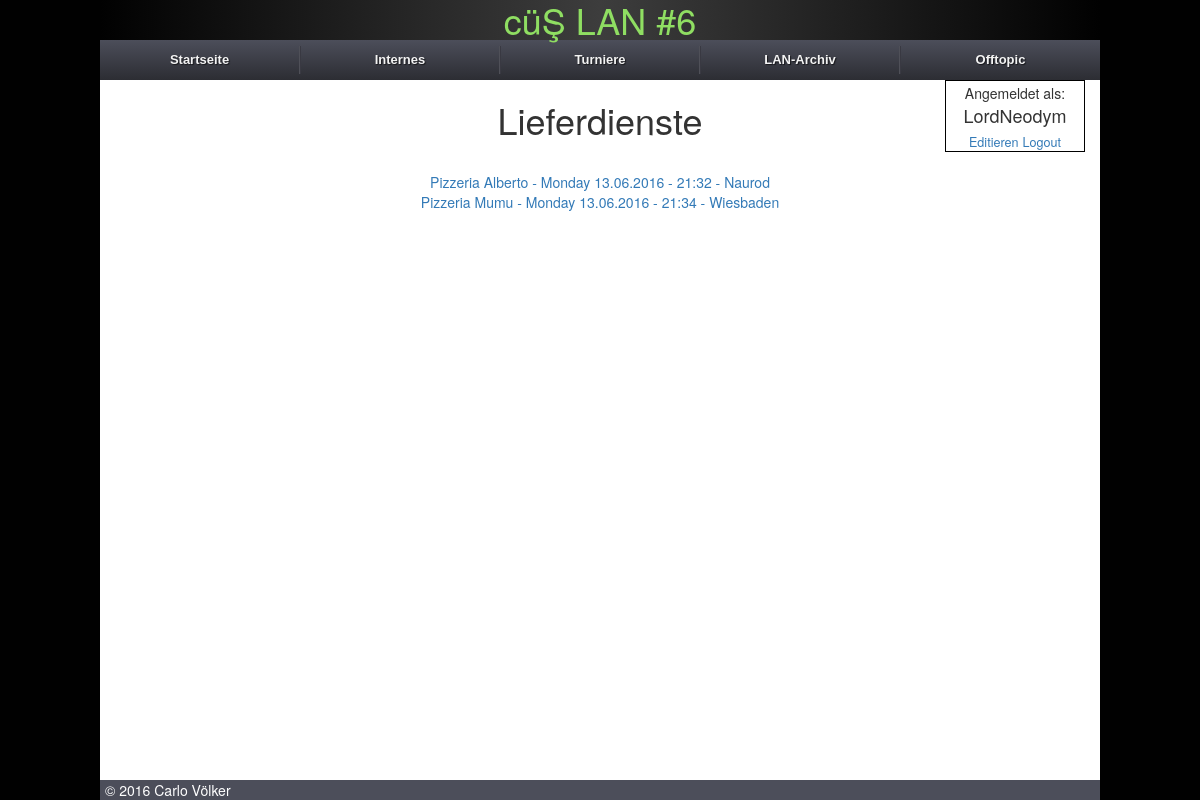
Screenshot of /off-topic/menu/ (signed in) with the database file from the repository.
### core/models.py (models this page shows, shortened)
class UserExtension(models.Model):
    user = models.OneToOneField(User, on_delete=models.CASCADE)
    birthdate = models.DateField(verbose_name="Geburtstag", null=True, blank=True)
    avatar = models.ImageField(verbose_name="Avatar", upload_to="user_avatar", blank=True, null=True)
    seat = models.CharField(verbose_name="Sitzplatz", max_length=63, null=True, blank=True)
    ip = models.GenericIPAddressField(verbose_name="IP-Adresse", null=True, blank=True)
    participated_lans = models.ManyToManyField(IntranetMeta, verbose_name="Teilgenommene LANs", blank=True, related_name="user_lan")
    @property
    def shortenName(self):
        if len(self.user.username) > 12:
            return "{0}...".format(self.user.username[:13])
        return self.user.username
    class Meta:
        verbose_name = "Zusätzliche Angaben"
        verbose_name_plural = "Zusätzliche Angaben"
        app_label = "core"

class MenuOrder(models.Model):
    description = models.CharField(verbose_name="Name",max_length=255, null=False, blank=False, default="Pizzeria")
    timestamp = models.DateTimeField(verbose_name="Datum", null=False, blank=False)
    venue = models.CharField(verbose_name="Ort", max_length=255, null=True, blank=True)
    locked = models.BooleanField(verbose_name="Bestellung sperren?", default=False)
    def __unicode__(self):
        formatedTime = self.timestamp.strftime("%A %d.%m.%Y - %H:%M")
        if self.venue:
            return u"%s - %s - %s" % (self.description, formatedTime, self.venue)
        return u"%s - %s" % (self.description, formatedTime)
    class Meta:
        verbose_name = "Bestellung"
        verbose_name_plural = "Bestellungen"
        ordering = ['-timestamp']
        app_label = "core"

### core/views.py (the view)
# urls.py: url(r'^off-topic/menu/$', views.menu, name='menu'),
@login_required(login_url="/login/")
def menu(request):
    context = RequestContext(request)
    content = {}
    orders = MenuOrder.objects.all().order_by('id')
    content['orders'] = orders
    return render_to_response('menu.html', content, context_instance=context)

### core/context_processors.py (called while the page is built)
def intranet_processor(request):
    content = {}
    activeMeta = IntranetMeta.objects.filter(active=True)
    if activeMeta:
        lan_name = activeMeta[0]
    else:
        lan_name = IntranetMeta.objects.all().order_by("-lan_id")[0]
    content['lan_name'] = lan_name
    lanparties = IntranetMeta.objects.all().exclude(id=lan_name.id)
    content['lanparties'] = lanparties
    rules = Rules.objects.all()
    content['rules'] = rules
    games = Game.objects.filter(match_game__lan=lan_name).exclude(match_game=None)
    content['games'] = games
    return content

### core/templatetags/helper.py (called while the page is built)
@register.filter
def shortenString(value):
    if len(value) > 18:
        return value[:15] + "..."
    return value

### core/templates/menu.html (shortened to what this page needs)
{% extends "base.html" %}
{% load staticfiles %}
{% load thumbnail %}
{% load helper %}
{% block headline %}
    <h1>Lieferdienste</h1>
{% endblock %}
{% block body %}
<div class="content" id="image_page">
    <div class="menu_content">
        <ul>
        {% for order in orders %}
            <li><a href="{% url 'menu_order' order.id %}">{{ order }}</a></li>
        {% empty %}
            <span>Zurzeit keine Bestellliste erstellt.</span>
        {% endfor %}
        </ul>
    </div>
</div>
{% endblock %}

### core/templates/base.html (shortened to what this page needs)
<!DOCTYPE html>
{% load staticfiles %}
{% load helper %}
{% load thumbnail %}
<html lang="de">
    <head>
        <link rel="stylesheet" type="text/css" href="{% static 'css/jquery.bracket.min.css' %}">
        <link rel="stylesheet" type="text/css" href="{% static 'css/bootstrap.min.css'%}">
        <link rel="stylesheet" type="text/css" href="{% static 'css/bootstrap-theme.min.css'%}">
        <link rel="stylesheet" type="text/css" href="{% static 'css/screen.css' %}">
        <link rel="stylesheet" type="text/css" href="{% static 'css/drop_down_menu.css' %}">
        <link rel='stylesheet' type="text/css" href="{% static 'unitegallery/css/unite-gallery.css' %}">
    </head>
    <body>
        <div class="header_banner">
            <h1>{{ lan_name.name }}</h1>
        </div>
        <ul class="menu">
            <li><a href="/">Startseite</a></li>
            <li><a href="#">Internes</a>
            </li>
            <li class="menu-tournaments"><a href="#">Turniere</a>
            </li>
            <li><a href="#">LAN-Archiv</a>
            </li>
            <li><a href="#">Offtopic</a>
            </li>
        </ul>
        <div class="site-header row">
            <div class="col-sm-2"></div>
            <div class="site-header-headline col-sm-8">
                {% block headline %}
                {% endblock %}
            </div>
            <div class="col-sm-2">
                {% if user.is_authenticated %}
                    <div class="username_header">
                        <h5>Angemeldet als:</h5>
                        <h4>{{ user.userextension.shortenName }}</h4>
                        <a href="/edit_profile">Editieren</a>
                        <a href="/logout">Logout</a>
                    </div>
                {% else %}
                    <div class="username_header login">
                        <a href="/register">Registrieren</a>
                        <a href="/login">Login</a>
                    </div>
                {% endif %}
            </div>
        </div>
        {% block body %}
        {% endblock %}
        <footer>
            <div class="left">&copy; {% now "Y" %} Carlo Völker</div>
        </footer>
    </body>
</html>

### core/static/css/screen.css (style rules this page uses)
html { background: #010101; height: 100%; }
body { max-width: 1000px; margin: 0 auto; min-height: 100%; position: relative; font-family: "Helvetica Neue", Arial, sans-serif; padding-bottom: 6rem; }
.site-header { margin: 0 auto! important; text-align: center; }
ul { padding: 0; list-style-type: none; }
.header_banner { text-align: center; color: #8fde62; background: rgb(61,61,61); background: -moz-linear-gradient(-45deg, rgba(61,61,61,1) 0%, rgba(1,1,1,1) 50%, rgba(61,61,61,1) 100%); background: -webkit-gradient(linear, left top, right bottom, color-stop(0%,rgba(61,61,61,1)), color-stop(50%,rgba(1,1,1,1)), color-stop(100%,rgba(61,61,61,1))); background: -webkit-linear-gradient(-45deg, rgba(61,61,61,1) 0%,rgba(1,1,1,1) 50%,rgba(61,61,61,1) 100%); background: -o-linear-gradient(-45deg, rgba(61,61,61,1) 0%,rgba(1,1,1,1) 50%,rgba(61,61,61,1) 100%); background: -ms-linear-gradient(-45deg, rgba(61,61,61,1) 0%,rgba(1,1,1,1) 50%,rgba(61,61,61,1) 100%); background: linear-gradient(90deg, #010101 0%, #3D3D3D 50%, #010101 100%); filter: progid:DXImageTransform.Microsoft.gradient( startColorstr='#3d3d3d', endColorstr='#1b1b1b',GradientType=1 ); }
.header_banner > h1 { margin: 0 !important; }
.top_menu>a { cursor: default; }
.username_header { float: right; width: 140px; border: 1px solid #000; text-align: center; }
.username_header * { margin: 5px 0 !important; }
.username_header > a { font-size: 0.9em; }
.content { position: relative; text-align: center; width: 60%; left: 20%; margin-top: 20px; }
footer { background-color: #4C4E5A; color: #FFF; width: 100%; bottom: 0; position: absolute; padding-left: 5px; }

### core/static/css/drop_down_menu.css (style rules this page uses)
.menu, .menu ul, .menu li, .menu a { margin: 0; padding: 0; border: none; outline: none; text-align: center; }
.menu { height: 40px; width: 100%; display: table; table-layout: fixed; background: #4c4e5a; background: -webkit-linear-gradient(top, #4c4e5a 0%,#2c2d33 100%); background: -moz-linear-gradient(top, #4c4e5a 0%,#2c2d33 100%); background: -o-linear-gradient(top, #4c4e5a 0%,#2c2d33 100%); background: -ms-linear-gradient(top, #4c4e5a 0%,#2c2d33 100%); background: linear-gradient(top, #4c4e5a 0%,#2c2d33 100%); }
.menu li { position: relative; list-style: none; display: block; height: 40px; z-index: 9999; }
.menu > li { display: table-cell; }
.menu li a { display: block; padding: 0 14px; margin: 6px 0; line-height: 28px; text-decoration: none; border-left: 1px solid #393942; border-right: 1px solid #4f5058; font-family: Helvetica, Arial, sans-serif; font-weight: bold; font-size: 13px; color: #f3f3f3; text-shadow: 1px 1px 1px rgba(0,0,0,.6); -webkit-transition: color .2s ease-in-out; -moz-transition: color .2s ease-in-out; -o-transition: color .2s ease-in-out; -ms-transition: color .2s ease-in-out; transition: color .2s ease-in-out; }
.menu li:first-child a { border-left: none; }
.menu li:last-child a { border-right: none; }
.menu a { background-size: 20px 20px !important; background-repeat: no-repeat; }

### rows the page displays
MenuOrder: timestamp+venue+description "Pizzeria Alberto - Monday 13.06.2016 - 21:32 - Naurod"
MenuOrder: timestamp+venue+description "Pizzeria Mumu - Monday 13.06.2016 - 21:34 - Wiesbaden"

### other values shown
{{ user.userextension.shortenName }} "LordNeodym"
